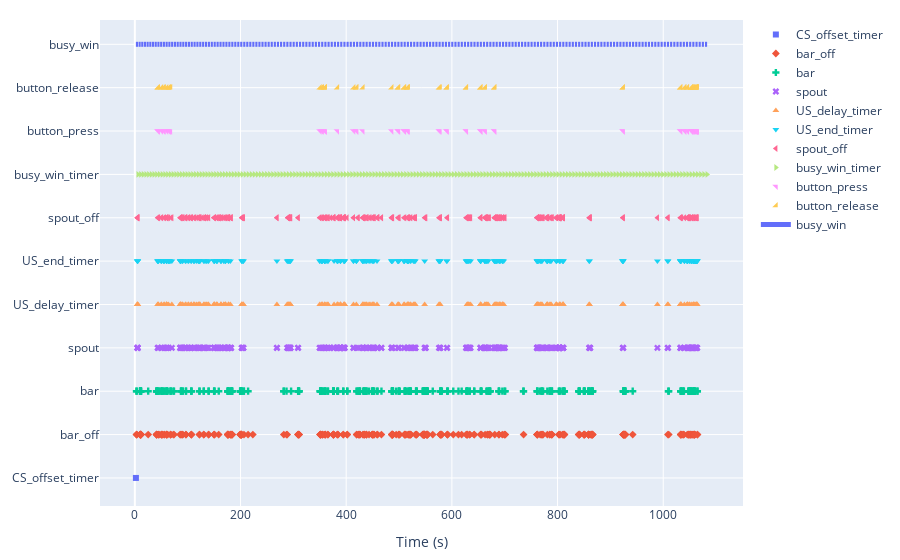

The notebook cell saved with this chart:
### Markdown cell above
# Event plots

### Code cell
# state_def = [{'name': 'hold_for_water', 
#                   'onset': 'hold_for_water', 'offset': 'waiting_for_spout'},
#             {'name': 'waiting_for_spout', 
#                  'onset': 'waiting_for_spout', 'offset': 'busy_win'},
#             {'name': 'busy_win', 
#                  'onset': 'busy_win', 'offset': 'break_after_water'},
#             {'name': 'break_after_water', 
#                  'onset': 'break_after_water',    'offset': 'waiting_for_bar'},
#             {'name': 'break_after_no_water', 
#                  'onset': 'break_after_no_water', 'offset': 'waiting_for_bar'}]

state_def = [
            {'name': 'busy_win', 
                 'onset': 'busy_win', 'offset': 'short_break'}]

df2plot = df_events[~df_events.event_name.str.contains('Print@') ]# remove all print statement

keys = df2plot.event_name.unique()
keys = keys[keys!='state_change']

plot_session(df2plot, keys, state_def)

### Figure 1 — Plotly figure (JSON) as saved in the notebook; plotly's stock layout.template omitted (floating-point values rounded to 4 significant figures; data arrays with more than 128 entries replaced by an {"elided": "..."} marker saying what was removed)
{"data": [{"marker": {"symbol": "square"}, "mode": "markers", "name": "CS_offset_timer", "type": "scatter", "x": [2], "y": ["CS_offset_timer"]}, {"marker": {"symbol": "diamond"}, "mode": "markers", "name": "bar_off", "type": "scatter", "x": {"elided": "341 float values"}, "y": {"elided": "341 str values"}}, {"marker": {"symbol": "cross"}, "mode": "markers", "name": "bar", "type": "scatter", "x": {"elided": "341 float values"}, "y": {"elided": "341 str values"}}, {"marker": {"symbol": "x"}, "mode": "markers", "name": "spout", "type": "scatter", "x": {"elided": "357 float values"}, "y": {"elided": "357 str values"}}, {"marker": {"symbol": "triangle-up"}, "mode": "markers", "name": "US_delay_timer", "type": "scatter", "x": {"elided": "222 float values"}, "y": {"elided": "222 str values"}}, {"marker": {"symbol": "triangle-down"}, "mode": "markers", "name": "US_end_timer", "type": "scatter", "x": {"elided": "287 float values"}, "y": {"elided": "287 str values"}}, {"marker": {"symbol": "triangle-left"}, "mode": "markers", "name": "spout_off", "type": "scatter", "x": {"elided": "357 float values"}, "y": {"elided": "357 str values"}}, {"marker": {"symbol": "triangle-right"}, "mode": "markers", "name": "busy_win_timer", "type": "scatter", "x": {"elided": "185 float values"}, "y": {"elided": "185 str values"}}, {"marker": {"symbol": "triangle-ne"}, "mode": "markers", "name": "button_press", "type": "scatter", "x": [43.18, 44.05, 49.86, 53.95, 55.15, 59.68, 63.78, 64.8, 65.74, 67.16, 350.0, 353.2, 354.4, 359.1, 359.5, 359.9, 383.0, 413.8, 419.2, 419.5, 431.1, 485.8, 497.7, 498.7, 509.2, 509.9, 515.6, 516.3, 516.9, 575.6, 577.2, 590.1, 590.8, 627.0, 627.2, 654.2, 654.4, 662.5, 662.6, 680.5, 680.7, 923.6, 923.8, 1032.0, 1033.0, 1040.0, 1040.0, 1045.0, 1045.0, 1053.0, 1053.0, 1054.0, 1054.0, 1057.0, 1057.0, 1059.0, 1059.0, 1061.0, 1061.0, 1062.0, 1062.0, 1063.0, 1063.0, 1064.0, 1064.0], "y": ["button_press", "button_press", "button_press", "button_press", "button_press", "button_press", "button_press", "button_press", "button_press", "button_press", "button_press", "button_press", "button_press", "button_press", "button_press", "button_press", "button_press", "button_press", "button_press", "button_press", "button_press", "button_press", "button_press", "button_press", "button_press", "button_press", "button_press", "button_press", "button_press", "button_press", "button_press", "button_press", "button_press", "button_press", "button_press", "button_press", "button_press", "button_press", "button_press", "button_press", "button_press", "button_press", "button_press", "button_press", "button_press", "button_press", "button_press", "button_press", "button_press", "button_press", "button_press", "button_press", "button_press", "button_press", "button_press", "button_press", "button_press", "button_press", "button_press", "button_press", "button_press", "button_press", "button_press", "button_press", "button_press"]}, {"marker": {"symbol": "triangle-se"}, "mode": "markers", "name": "button_release", "type": "scatter", "x": [43.38, 44.24, 50.1, 54.12, 55.3, 59.85, 63.95, 64.99, 65.91, 67.35, 350.2, 353.4, 354.6, 359.3, 359.7, 360.1, 383.2, 413.9, 419.3, 419.6, 431.3, 486.0, 497.9, 498.9, 509.4, 510.1, 515.7, 516.5, 517.1, 575.8, 577.5, 590.3, 591.0, 627.1, 627.4, 654.3, 654.5, 662.6, 662.8, 680.6, 680.8, 923.8, 923.9, 1033.0, 1033.0, 1040.0, 1040.0, 1045.0, 1046.0, 1053.0, 1053.0, 1054.0, 1054.0, 1057.0, 1057.0, 1059.0, 1059.0, 1061.0, 1061.0, 1062.0, 1062.0, 1063.0, 1063.0, 1064.0, 1064.0], "y": ["button_release", "button_release", "button_release", "button_release", "button_release", "button_release", "button_release", "button_release", "button_release", "button_release", "button_release", "button_release", "button_release", "button_release", "button_release", "button_release", "button_release", "button_release", "button_release", "button_release", "button_release", "button_release", "button_release", "button_release", "button_release", "button_release", "button_release", "button_release", "button_release", "button_release", "button_release", "button_release", "button_release", "button_release", "button_release", "button_release", "button_release", "button_release", "button_release", "button_release", "button_release", "button_release", "button_release", "button_release", "button_release", "button_release", "button_release", "button_release", "button_release", "button_release", "button_release", "button_release", "button_release", "button_release", "button_release", "button_release", "button_release", "button_release", "button_release", "button_release", "button_release", "button_release", "button_release", "button_release", "button_release"]}, {"line": {"width": 5}, "mode": "lines", "name": "busy_win", "type": "scatter", "x": {"elided": "555 float values"}, "y": {"elided": "555 str values"}}], "layout": {"autosize": true, "margin": {"b": 20, "l": 20, "r": 20, "t": 20}, "xaxis": {"autorange": true, "range": [-67.51, 1153.0], "title": {"text": "Time (s)"}, "type": "linear"}, "yaxis": {"autorange": true, "fixedrange": true, "range": [-0.7105, 10.56], "type": "category"}}}
